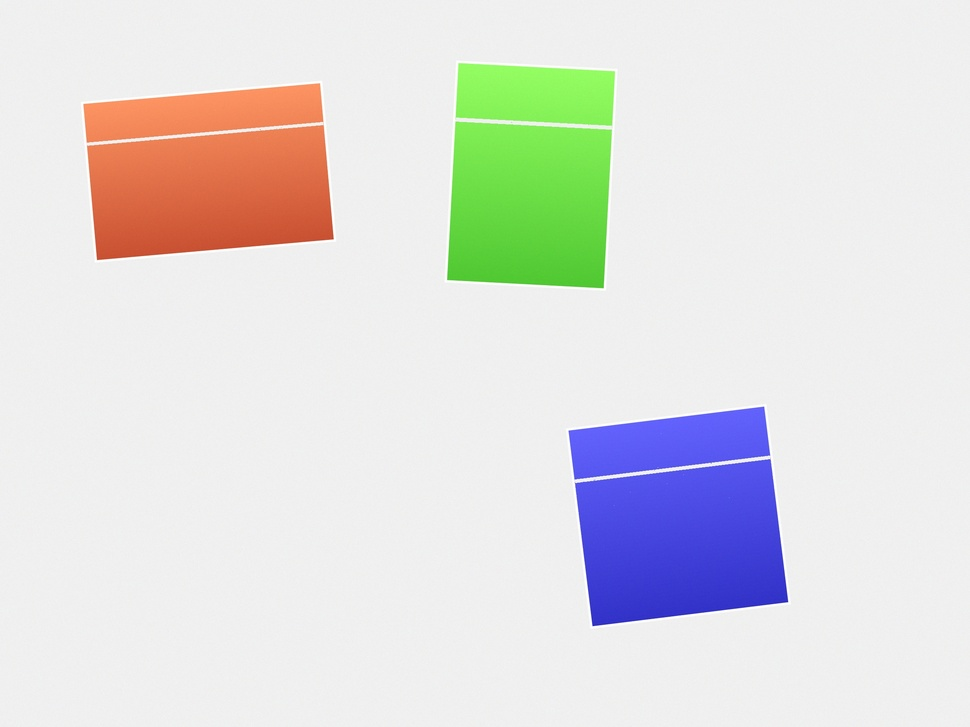
#> input picture examples/sample_scan.jpg, 970 x 727 px, shrunk from 2400 x 1800 before the run
$ python -i image_processing.py   (imports and definitions only)
#> lines starting #> are read from the running program, lines starting #| are printed output that depends on the picture; after the words box and inside, x2 and y2 are one past the last pixel; in counts of white or black regions, pixels touching at a corner belong together
#> further down, picture is the input picture: shape (727, 970, 3); mean B, G, R 222.4, 223.5, 224
"""
Image processing utilities for photo enhancement
"""

import cv2
import numpy as np

# Constants
ROTATION_THRESHOLD_DEGREES = 0.5  # Minimum rotation angle to apply correction


# [49 lines left out: function rotate_image, not called in this run]


def remove_dust(image: np.ndarray) -> np.ndarray:
    """
    Remove dust and scratches from photos using state-of-the-art algorithms.

    This method uses a quality-focused multi-stage approach:
    1. Bilateral filtering for edge-preserving noise reduction
    2. Non-local means denoising for superior quality
    3. Advanced morphological operations for precise dust detection
    4. Navier-Stokes inpainting for highest quality restoration

    Args:
        image: Input image as numpy array

    Returns:
        Cleaned image with dust removed (quality-optimized)

    Raises:
        ValueError: If image is invalid or empty
    """
    if image is None or image.size == 0:
        raise ValueError("Image cannot be None or empty")
    if len(image.shape) < 2:
        raise ValueError("Image must be at least 2-dimensional")

    # Work with a copy to avoid modifying the original
    cleaned = image.copy()

    # Stage 1: Edge-preserving bilateral filtering for noise reduction
    # Preserves edges while smoothing flat regions - critical for quality
    cleaned = cv2.bilateralFilter(cleaned, d=9, sigmaColor=75, sigmaSpace=75)

    # Stage 2: Apply non-local means denoising with higher quality settings
    # Stronger filtering for better quality (slower but much better results)
    cleaned = cv2.fastNlMeansDenoisingColored(
        cleaned,
        None,
        h=15,  # Increased filter strength for better noise removal
        hColor=15,  # Increased color filter strength for better quality
        templateWindowSize=9,  # Larger template for better quality
        searchWindowSize=25,  # Larger search area for superior results
    )

    # Stage 3: Advanced dust detection using multiple kernel sizes
    # Convert to grayscale for dust detection
    gray = cv2.cvtColor(cleaned, cv2.COLOR_BGR2GRAY)
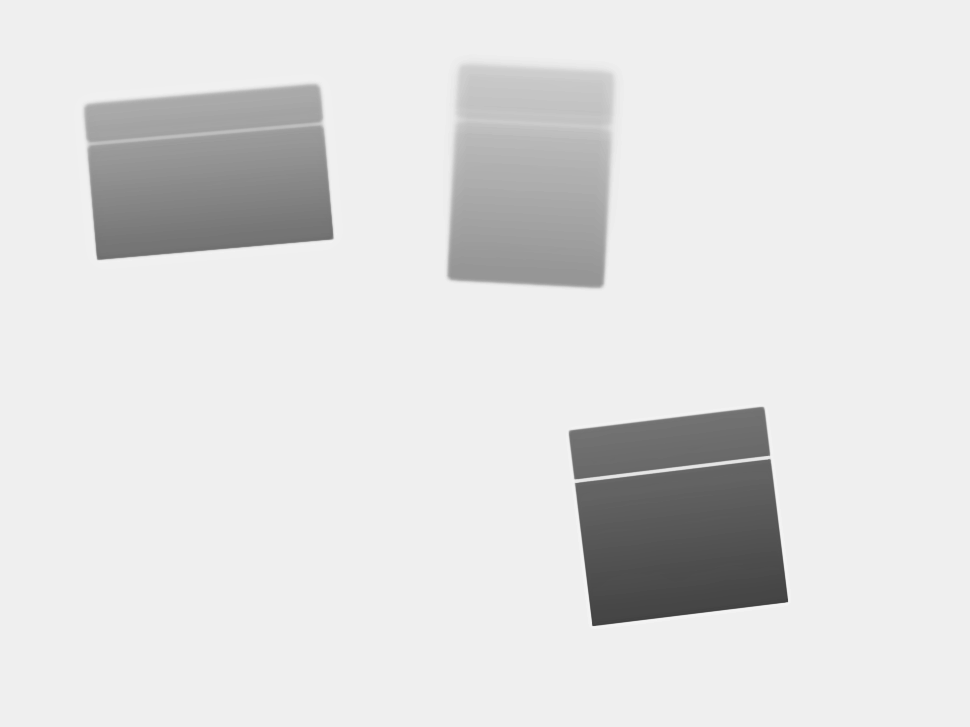
#> gray: shape (727, 970); min 64, max 245, mean 222.9

    # Apply bilateral filter to grayscale for better dust detection
    gray_filtered = cv2.bilateralFilter(gray, d=9, sigmaColor=75, sigmaSpace=75)

    # Use multiple morphological operations with different kernel sizes
    # for more accurate dust detection
    dust_masks = []

    # Detect small dust (3x3 kernel)
    kernel_small = cv2.getStructuringElement(cv2.MORPH_ELLIPSE, (3, 3))
    tophat_small = cv2.morphologyEx(gray_filtered, cv2.MORPH_TOPHAT, kernel_small)
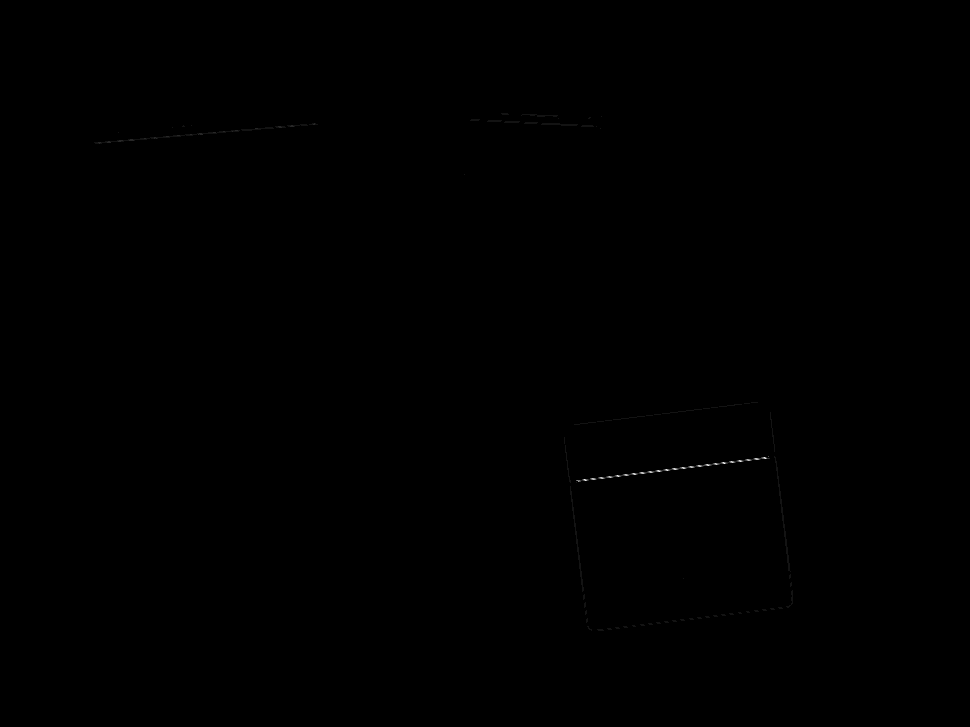
#> tophat_small: shape (727, 970); min 0, max 13, mean 0.00526; drawn with min black and max white
    blackhat_small = cv2.morphologyEx(gray_filtered, cv2.MORPH_BLACKHAT, kernel_small)
    dust_masks.append(cv2.add(tophat_small, blackhat_small))

    # Detect medium dust (5x5 kernel)
    kernel_medium = cv2.getStructuringElement(cv2.MORPH_ELLIPSE, (5, 5))
    tophat_medium = cv2.morphologyEx(gray_filtered, cv2.MORPH_TOPHAT, kernel_medium)
    blackhat_medium = cv2.morphologyEx(gray_filtered, cv2.MORPH_BLACKHAT, kernel_medium)
    dust_masks.append(cv2.add(tophat_medium, blackhat_medium))

    # Detect larger dust/scratches (7x7 kernel)
    kernel_large = cv2.getStructuringElement(cv2.MORPH_ELLIPSE, (7, 7))
    tophat_large = cv2.morphologyEx(gray_filtered, cv2.MORPH_TOPHAT, kernel_large)
    blackhat_large = cv2.morphologyEx(gray_filtered, cv2.MORPH_BLACKHAT, kernel_large)
    dust_masks.append(cv2.add(tophat_large, blackhat_large))

    # Combine all dust masks for comprehensive detection
    dust_mask = cv2.add(cv2.add(dust_masks[0], dust_masks[1]), dust_masks[2])

    # Use adaptive thresholding for better mask quality
    dust_mask = cv2.adaptiveThreshold(
        dust_mask,
        255,
        cv2.ADAPTIVE_THRESH_GAUSSIAN_C,
        cv2.THRESH_BINARY,
        11,  # Block size
        -2,  # Constant subtracted from mean
    )
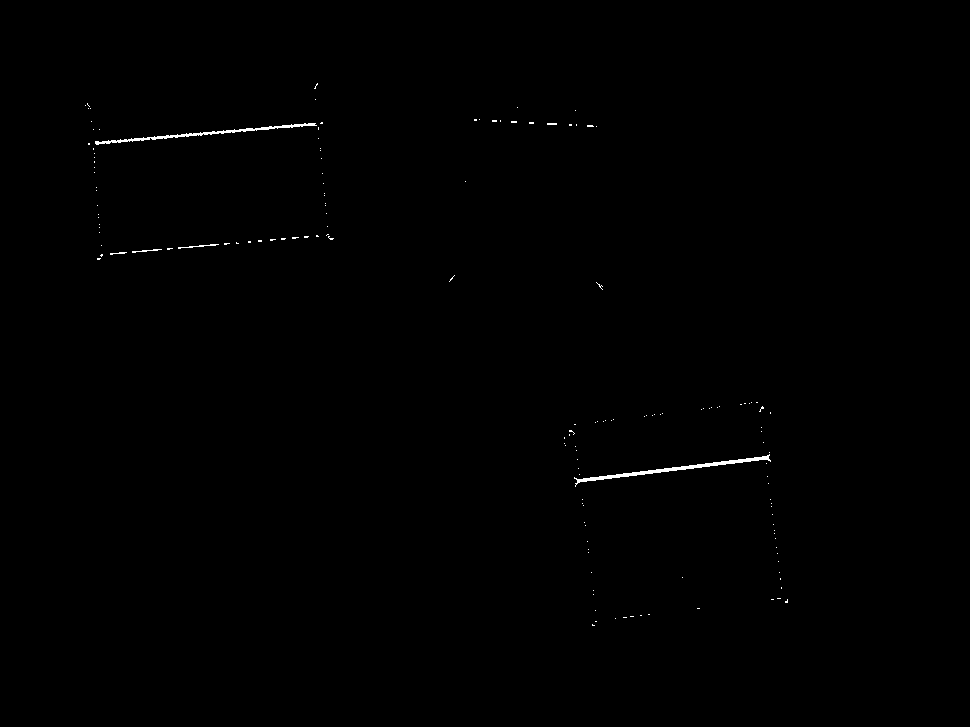
#> dust_mask: shape (727, 970); 0.26% white; 155 white regions (149 under 20 px), largest, box (x1, y1, x2, y2) and area: (574, 454, 771, 487) 717, (95, 123, 317, 145) 605, (178, 244, 219, 249) 59, (132, 249, 162, 253) 44, (110, 252, 127, 255) 26, (547, 123, 557, 125) 20

    # Morphological operations to refine the mask
    kernel_refine = cv2.getStructuringElement(cv2.MORPH_ELLIPSE, (3, 3))
    # Close small holes in dust regions
    dust_mask = cv2.morphologyEx(dust_mask, cv2.MORPH_CLOSE, kernel_refine, iterations=1)
    # Dilate slightly to ensure full dust coverage
    dust_mask = cv2.dilate(dust_mask, kernel_refine, iterations=1)
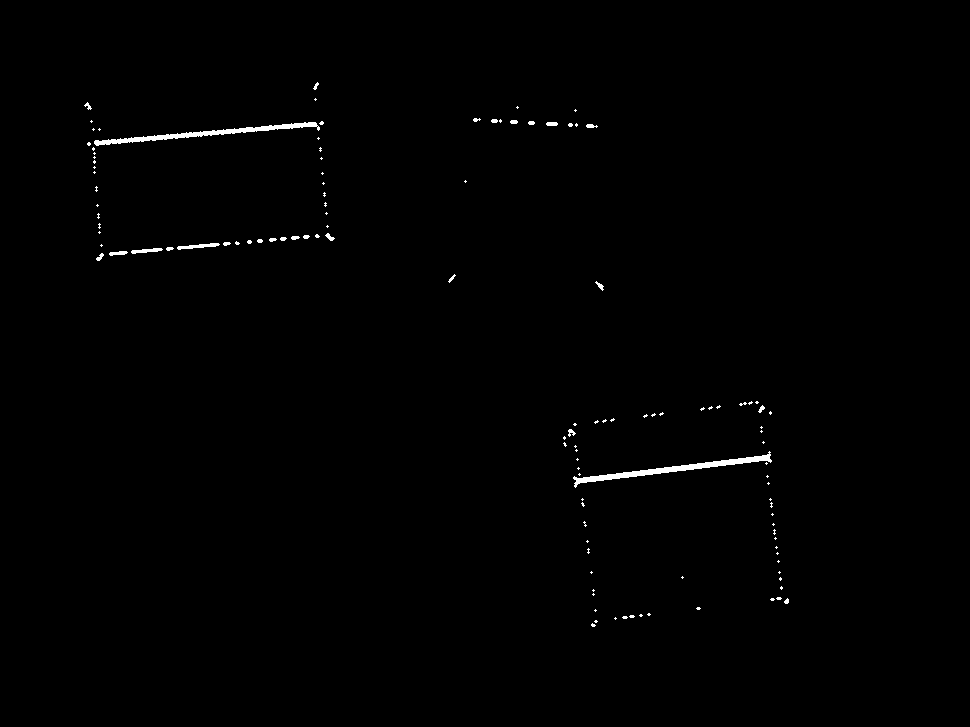
#> dust_mask: shape (727, 970); 0.55% white; 122 white regions (95 under 20 px), largest, box (x1, y1, x2, y2) and area: (573, 451, 772, 488) 1134, (94, 122, 320, 146) 1067, (177, 243, 220, 250) 144

    # Stage 4: High-quality inpainting using Navier-Stokes algorithm
    # This method is slower but produces superior quality results
    if np.sum(dust_mask) > 0:  # Only inpaint if dust was detected
        # Use Navier-Stokes inpainting for better quality
        # Larger radius for better context and smoother results
        cleaned = cv2.inpaint(cleaned, dust_mask, inpaintRadius=5, flags=cv2.INPAINT_NS)

    return cleaned

>>> import cv2
>>> picture = cv2.imread('../examples/sample_scan.jpg')
>>> result = remove_dust(picture)
